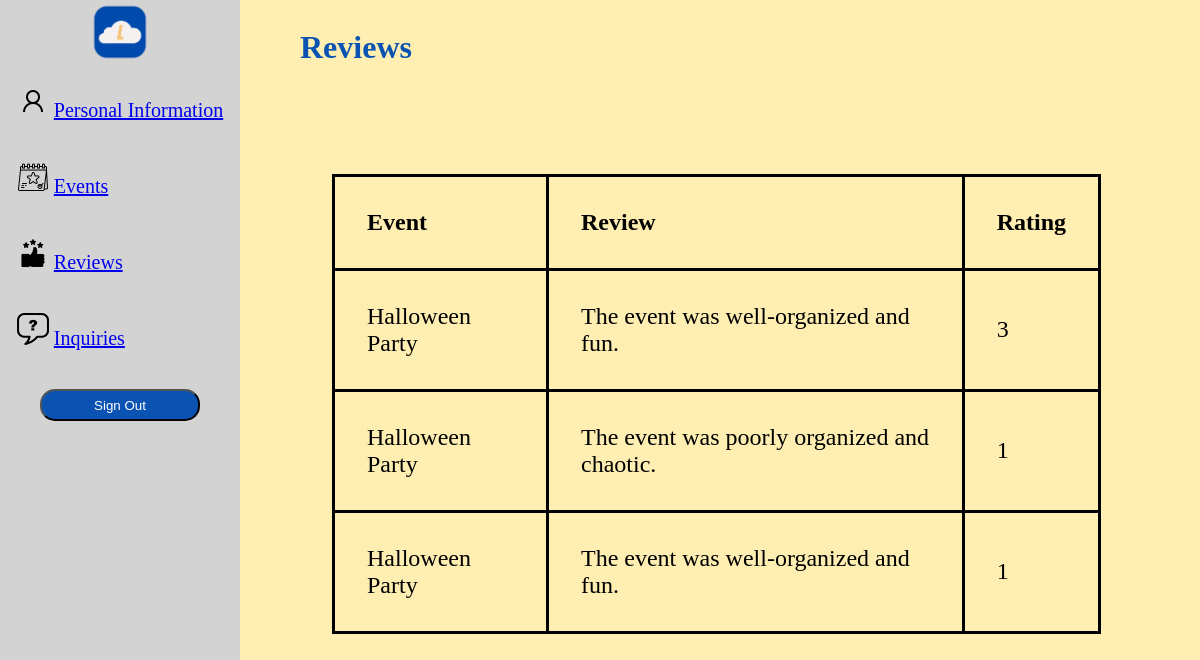
Screenshot of /client/reviews (signed in) with the database file from the repository.
### models.py (models this page shows, shortened)
class Review(db.Model):
    __tablename__ = "review"
    review_id = db.Column(db.Integer, primary_key=True)
    review_rating = db.Column(db.Integer, nullable=False)
    review_text = db.Column(db.Text, nullable=True)
    event_id = db.Column(db.Integer, db.ForeignKey('event.event_id'))
    user_id = db.Column(db.Integer, db.ForeignKey('user.user_id'))

class Event(db.Model):
    __tablename__ = "event"
    event_id = db.Column(db.Integer, primary_key=True)
    event_name = db.Column(db.String(30), nullable=False)
    event_date = db.Column(db.Date, nullable=False)
    event_description = db.Column(db.Text, nullable=False)
    event_image = db.Column(LargeBinary, nullable=False)
    event_time = db.Column(db.Time, nullable=False)
    user_id = db.Column(db.Integer, db.ForeignKey('user.user_id'), nullable=True)

### app.py (the view)
@app.route('/client/reviews')
@login_required
@role_required(['CLIENT'])
def client_reviews():
    curr_client_reviews = db.session.query(Review, Event.event_name).join(Event).filter(Event.user_id == current_user.user_id).all()
    return render_template('management/managementreviews.html', reviews=curr_client_reviews, isClient=True)

### app.py (called while the page is built)
@login_manager.user_loader
def load_user(user_id):
    return User.query.get(int(user_id))  #

### authorize.py (called while the page is built)
def role_required(roles):
    def decorator(func):
        @wraps(func)
        def wrapper(*args, **kwargs):
            if current_user and current_user.role in roles:
                pass
            else:
                flash('You do not have permission to access this function.', 'error')
                return render_template('access_denied.html')
            if callable(getattr(current_app, "ensure_sync", None)):
                return current_app.ensure_sync(func)(*args, **kwargs)
            return func(*args, *kwargs)
        return wrapper
    return decorator

### templates/management/managementreviews.html (shortened to what this page needs)
<!DOCTYPE html>
<html lang="en">
<head>
    <link rel="stylesheet" type="text/css" href="/static/css/managementReviews.css">
    <link rel="stylesheet" type="text/css" href="/static/css/accountNavigation.css">
    <link rel="stylesheet" href="/static/css/background.css">
</head>
<body>
<div class="right">
    <h1 id="header">Reviews </h1>
        <br>
        <br>
        <br>
    <div class="grid-container2">
        <table id="mgmtUsers">
            <tr>
                <th>Event</th>
                <th>Review</th>
                <th>Rating</th>
            </tr>
            {% for review, event_name in reviews %}
            <tr>
                <td>{{ event_name }}</td>
                <td>{{ review.review_text }}</td>
                <td>{{ review.review_rating }}</td>
            </tr>
            {% endfor %}
        </table>
    </div>
</div>
</body>
</html>

### static/css/managementReviews.css (style rules this page uses)
#header { color: #0B53B2; }
#mgmtUsers { font-family: Arial, Helvetica, sans-serif; border-collapse: collapse; width: 92%; }
#mgmtUsers td, #mgmtUsers th { border: .2rem solid black; padding: 2rem; }
#mgmtUsers tr:nth-child(even) { font-size: 1.5rem; font-family: gill sans; font-weight: lighter; }
#mgmtUsers tr:nth-child(odd) { font-size: 1.5rem; font-family: gill sans; font-weight: lighter; }
#mgmtUsers th { text-align: left; color: black; font-family: gill sans; }
.grid-container2 { display: grid; margin: 1em; padding: 1em; }

### static/css/accountNavigation.css (style rules this page uses)
.right { position: absolute; right:0; height: 100%; width: 75vw; }

### static/css/background.css (style rules this page uses)
body { background-color: #FEEEB1; }

### rows the page displays
Review: event_name "Halloween Party", review_text "The event was well-organized and fun.", review_rating "3"
Review: event_name "Halloween Party", review_text "The event was poorly organized and chaotic.", review_rating "1"
Review: event_name "Halloween Party", review_text "The event was well-organized and fun.", review_rating "1"
